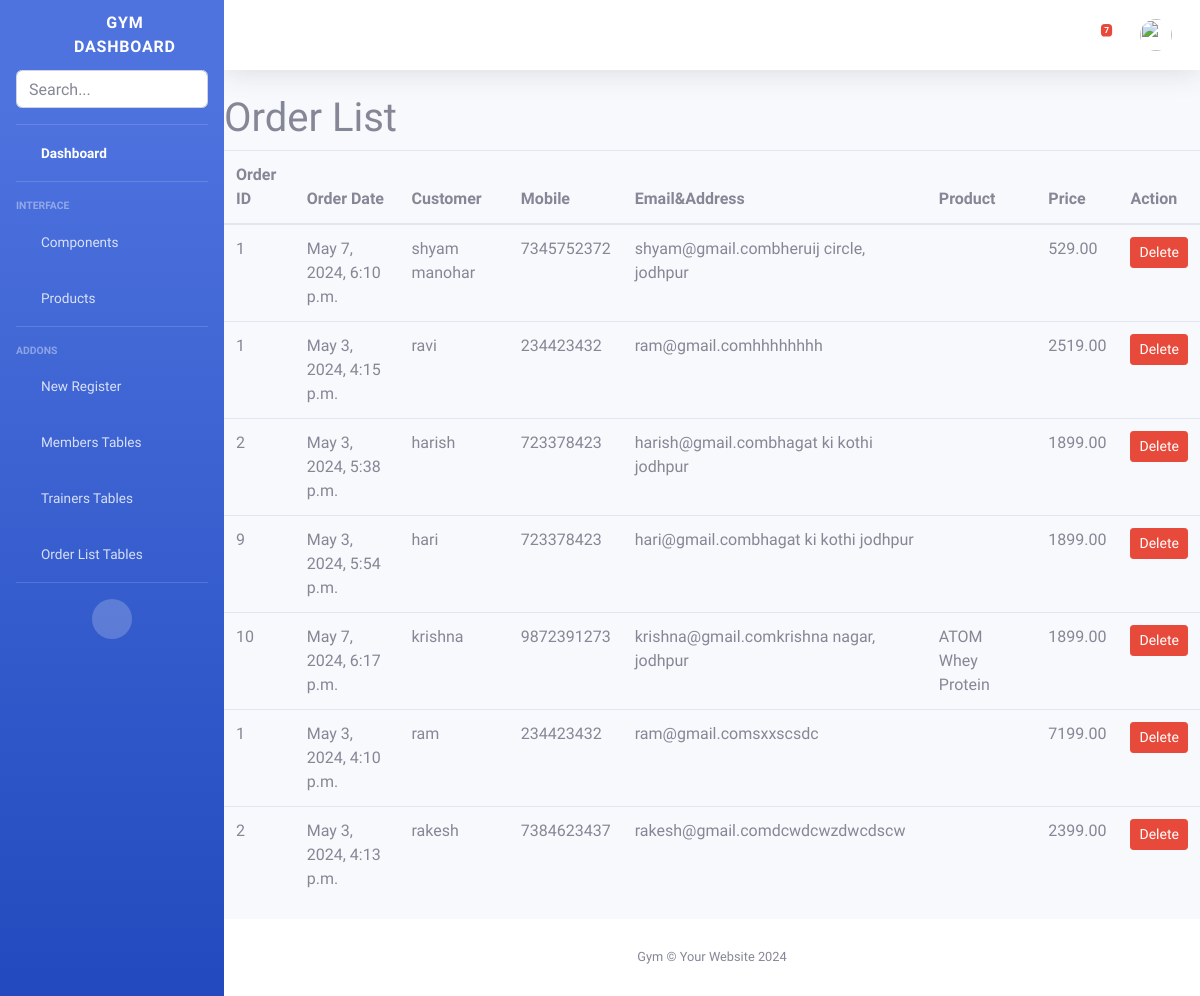
/order_list/, run on an earlier commit of the app's database.
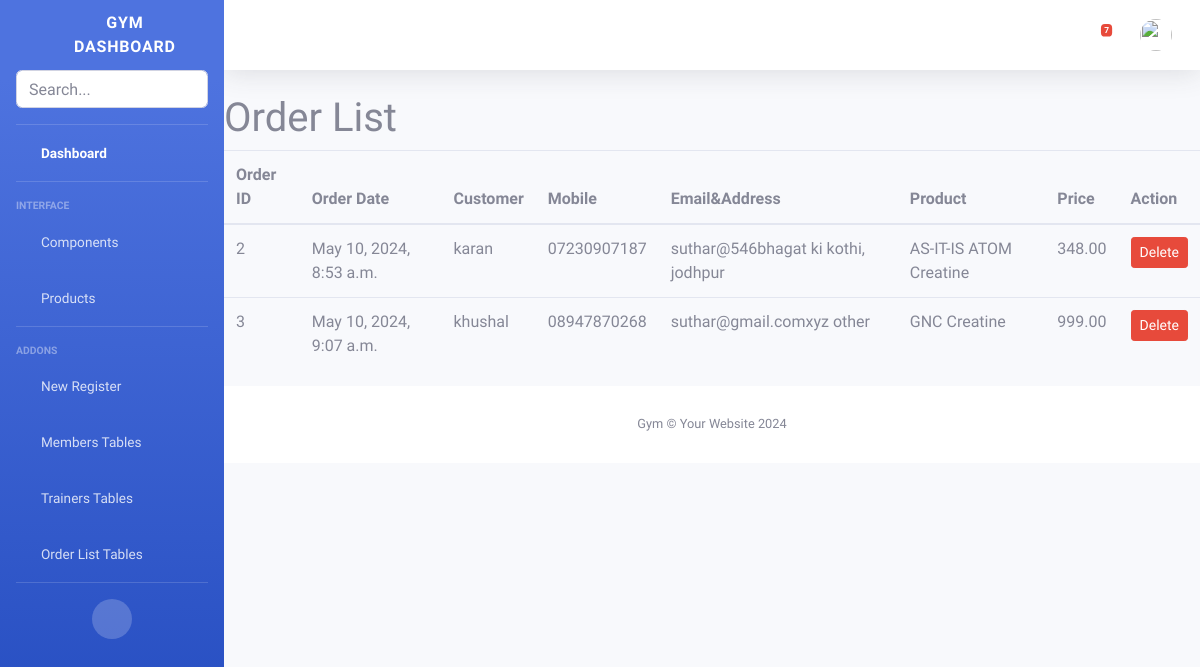
And on a later commit of the database.
### gymapp/models.py (models this page shows)
class Orderpoduct(models.Model):
    product = models.ForeignKey(Product, on_delete=models.CASCADE)
    customer_name = models.CharField(max_length=100)
    product_name = models.CharField(max_length=100)
    mobile = models.CharField(max_length=15)
    address = models.TextField()
    order_date = models.DateTimeField(auto_now_add=True)
    price = models.DecimalField(max_digits=10, decimal_places=2)  # Add price field

class Ordersupli(models.Model):
    product = models.ForeignKey(supliment, on_delete=models.CASCADE)
    customer_name = models.CharField(max_length=100)
    product_name = models.CharField(max_length=100)
    mobile = models.CharField(max_length=15)
    address = models.TextField()
    order_date = models.DateTimeField(auto_now_add=True)
    price = models.DecimalField(max_digits=10, decimal_places=2)  # Add price field

class Orderequ(models.Model):
    product = models.ForeignKey(equipment, on_delete=models.CASCADE)
    customer_name = models.CharField(max_length=100)
    product_name = models.CharField(max_length=100)
    mobile = models.CharField(max_length=15)
    address = models.TextField()
    order_date = models.DateTimeField(auto_now_add=True)
    price = models.DecimalField(max_digits=10, decimal_places=2)  # Add price field

### gymapp/views.py (the view)
# urls.py: path('order_list/', views.order_list, name='order_list'),
def order_list(request):
    msg = messages.objects.all()
    order_products = Orderpoduct.objects.all()
    order_suplis = Ordersupli.objects.all()
    order_equ = Orderequ.objects.all()
    all_orders = list(order_products) + list(order_suplis) + list(order_equ)
    return render(request, 'back/order_list.html', {'all_orders': all_orders,'messages':msg})

### gymapp/templates/back/order_list.html (shortened to what this page needs)
{% extends 'back/admin_base.html' %}
{% load static %}
{% block mainblock %}
<h1>Order List</h1>
    <table class="table">
        <thead>
            <tr>
                <th>Order ID</th>
                <th>Order Date</th>
                <th>Customer</th>
                <th>Mobile</th>
                <th>Email&Address</th>
                <th>Product</th>
                <th>Price</th>
                <th>Action</th>
            </tr>
        </thead>
        <tbody>
            {% for order in all_orders %}
                <tr>
                    <td>{{ order.id }}</td>
                    <td>{{ order.order_date }}</td>
                    <td>{{ order.customer_name }}</td>
                    <td>{{ order.mobile }}</td>
                    <td>{{ order.address  }}</td>
                    <td>{{ order.product_name  }}</td>
                    <td>{{ order.price  }}</td>
                    <td>
                        <form action="{% url 'delete_order_item' order.id %}" method="post">
                            <button type="submit" class="btn btn-danger btn-sm">Delete</button>
                        </form>
                    </td>
                </tr>
            {% endfor %}
        </tbody>
    </table>
{% endblock %}

### gymapp/templates/back/admin_base.html (shortened to what this page needs)
{% load static %}
<!DOCTYPE html>
<html lang="en">
<head>
    <link href="{% static 'back/vendor/fontawesome-free/css/all.min.css' %}" rel="stylesheet" type="text/css">
    <link href="{% static 'back/css/sb-admin-2.min.css' %}" rel="stylesheet">
</head>
<body id="page-top">
    <div id="wrapper">
        <ul class="navbar-nav bg-gradient-primary sidebar sidebar-dark accordion" id="accordionSidebar">
            <a class="sidebar-brand d-flex align-items-center justify-content-center" href="{% url 'admin_index' %}">
                <div class="sidebar-brand-icon rotate-n-15">
                    <i class="fas fa-laugh-wink"></i>
                </div>
                <div class="sidebar-brand-text mx-3">GYM DASHBOARD</div>
            </a>
            <div class="input-group mb-3" style="padding-left: 1rem ; padding-right: 1rem ;">
                <input type="text" class="form-control " id="searchInput" onkeyup="searchPage()" placeholder="Search...">
            </div>
            <hr class="sidebar-divider my-0">
            <li class="nav-item active">
                <a class="nav-link" href="{% url 'admin_index' %}">
                    <i class="fas fa-fw fa-tachometer-alt"></i>
                    <span>Dashboard</span></a>
            </li>
            <hr class="sidebar-divider">
            <div class="sidebar-heading">
                Interface
            </div>
            <li class="nav-item">
                <a class="nav-link collapsed" href="#" data-toggle="collapse" data-target="#collapseTwo"
                    aria-expanded="true" aria-controls="collapseTwo">
                    <i class="fas fa-fw fa-cog"></i>
                    <span>Components</span>
                </a>
            </li>
            <li class="nav-item">
                <a class="nav-link collapsed" href="#" data-toggle="collapse" data-target="#collapseUtilities"
                    aria-expanded="true" aria-controls="collapseUtilities">
                    <i class="fas fa-fw fa-wrench"></i>
                    <span>Products</span>
                </a>
            </li>
            <hr class="sidebar-divider">
            <div class="sidebar-heading">
                Addons
            </div>
            <li class="nav-item">
                <a class="nav-link collapsed" href="#" data-toggle="collapse" data-target="#collapsePages"
                    aria-expanded="true" aria-controls="collapsePages">
                    <i class="fas fa-fw fa-folder"></i>
                    <span>New Register</span>
                </a>
            </li>
            <li class="nav-item">
                <a class="nav-link" href="{% url 'admin_tables2' %}">
                    <i class="fas fa-fw fa-table"></i>
                    <span>Members Tables</span></a>
            </li>
            <li class="nav-item">
                <a class="nav-link" href="{% url 'admin_trainer' %}">
                    <i class="fas fa-fw fa-table"></i>
                    <span>Trainers Tables</span></a>
            </li>
            <li class="nav-item">
                <a class="nav-link" href="{% url 'order_list' %}">
                    <i class="fas fa-fw fa-table"></i>
                    <span>Order List Tables</span></a>
            </li>
            <hr class="sidebar-divider d-none d-md-block">
            <div class="text-center d-none d-md-inline">
                <button class="rounded-circle border-0" id="sidebarToggle"></button>
            </div>
        </ul>
        <div id="content-wrapper" class="d-flex flex-column">
            <div id="content">
                <nav class="navbar navbar-expand navbar-light bg-white topbar mb-4 static-top shadow">
                    <ul class="navbar-nav ml-auto">
                        <li class="nav-item dropdown no-arrow mx-1">
                            <a class="nav-link dropdown-toggle" href="#" id="messagesDropdown" role="button"
                                data-toggle="dropdown" aria-haspopup="true" aria-expanded="false">
                                <i class="fas fa-envelope fa-fw"></i>
                                <span class="badge badge-danger badge-counter">7</span>
                            </a>
                        <li class="nav-item dropdown no-arrow">
                            <a class="nav-link dropdown-toggle" href="#" id="userDropdown" role="button"
                                data-toggle="dropdown" aria-haspopup="true" aria-expanded="false">
                                <img class="img-profile rounded-circle"
                                    src="{% static 'back/img/undraw_profile.svg' %}">
                            </a>
                        </li>
                    </ul>
                </nav>
                {% block mainblock %}
                {% endblock %}
            <footer class="sticky-footer bg-white">
                <div class="container my-auto">
                    <div class="copyright text-center my-auto">
                        <span>Gym &copy; Your Website 2024</span>
                    </div>
                </div>
            </footer>
        </div>
    </div>
</body>
</html>

What changed in the data, as far as the page shows it:
removed Orderpoduct: id "1", order_date "May 7, 2024, 6:10 p.m.", customer_name "shyam manohar", mobile "7345752372", address "shyam@gmail.combheruij circle, jodhpur", price "529.00"
removed Ordersupli: id "1", order_date "May 3, 2024, 4:15 p.m.", customer_name "ravi", mobile "234423432", address "ram@gmail.comhhhhhhhh", price "2519.00"
removed Ordersupli: id "2", order_date "May 3, 2024, 5:38 p.m.", customer_name "harish", mobile "723378423", address "harish@gmail.combhagat ki kothi jodhpur", price "1899.00"
removed Ordersupli: id "9", order_date "May 3, 2024, 5:54 p.m.", customer_name "hari", mobile "723378423", address "hari@gmail.combhagat ki kothi jodhpur", price "1899.00"
removed Ordersupli: id "10", order_date "May 7, 2024, 6:17 p.m.", customer_name "krishna", mobile "9872391273", address "krishna@gmail.comkrishna nagar, jodhpur", product_name "ATOM Whey Protein", price "1899.00"
removed Orderequ: id "1", order_date "May 3, 2024, 4:10 p.m.", customer_name "ram", mobile "234423432", address "ram@gmail.comsxxscsdc", price "7199.00"
removed Orderequ: id "2", order_date "May 3, 2024, 4:13 p.m.", customer_name "rakesh", mobile "7384623437", address "rakesh@gmail.comdcwdcwzdwcdscw", price "2399.00"
added Orderpoduct: id "2", order_date "May 10, 2024, 8:53 a.m.", customer_name "karan", mobile "07230907187", address "suthar@546bhagat ki kothi, jodhpur", product_name "AS-IT-IS ATOM Creatine", price "348.00"
added Orderpoduct: id "3", order_date "May 10, 2024, 9:07 a.m.", customer_name "khushal", mobile "08947870268", address "suthar@gmail.comxyz other", product_name "GNC Creatine", price "999.00"
